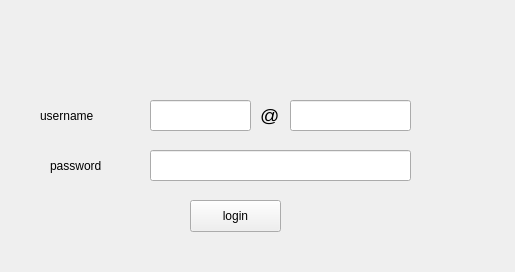
<?xml version="1.0" encoding="UTF-8"?>
<ui version="4.0">
 <class>MainWindow</class>
 <widget class="QWidget" name="MainWindow">
  <property name="geometry">
   <rect>
    <x>0</x>
    <y>0</y>
    <width>515</width>
    <height>272</height>
   </rect>
  </property>
  <property name="windowTitle">
   <string>Form</string>
  </property>
  <widget class="QLabel" name="label">
   <property name="geometry">
    <rect>
     <x>40</x>
     <y>100</y>
     <width>101</width>
     <height>31</height>
    </rect>
   </property>
   <property name="text">
    <string>username</string>
   </property>
  </widget>
  <widget class="QLabel" name="label_2">
   <property name="geometry">
    <rect>
     <x>50</x>
     <y>150</y>
     <width>91</width>
     <height>31</height>
    </rect>
   </property>
   <property name="text">
    <string>password</string>
   </property>
  </widget>
  <widget class="QPushButton" name="loginB">
   <property name="geometry">
    <rect>
     <x>190</x>
     <y>200</y>
     <width>91</width>
     <height>32</height>
    </rect>
   </property>
   <property name="text">
    <string>login</string>
   </property>
  </widget>
  <widget class="QLineEdit" name="username">
   <property name="geometry">
    <rect>
     <x>150</x>
     <y>100</y>
     <width>101</width>
     <height>31</height>
    </rect>
   </property>
   <property name="text">
    <string/>
   </property>
   <property name="placeholderText">
    <string/>
   </property>
  </widget>
  <widget class="QLineEdit" name="password">
   <property name="geometry">
    <rect>
     <x>150</x>
     <y>150</y>
     <width>261</width>
     <height>31</height>
    </rect>
   </property>
   <property name="text">
    <string/>
   </property>
   <property name="echoMode">
    <enum>QLineEdit::Password</enum>
   </property>
   <property name="placeholderText">
    <string/>
   </property>
  </widget>
  <widget class="QLineEdit" name="domain">
   <property name="geometry">
    <rect>
     <x>290</x>
     <y>100</y>
     <width>121</width>
     <height>31</height>
    </rect>
   </property>
   <property name="text">
    <string/>
   </property>
   <property name="placeholderText">
    <string/>
   </property>
  </widget>
  <widget class="QLabel" name="label_3">
   <property name="geometry">
    <rect>
     <x>260</x>
     <y>100</y>
     <width>21</width>
     <height>31</height>
    </rect>
   </property>
   <property name="font">
    <font>
     <pointsize>14</pointsize>
    </font>
   </property>
   <property name="text">
    <string>@</string>
   </property>
  </widget>
  <zorder>label</zorder>
  <zorder>label_2</zorder>
  <zorder>loginB</zorder>
  <zorder>username</zorder>
  <zorder>password</zorder>
  <zorder>label_3</zorder>
  <zorder>domain</zorder>
 </widget>
 <resources/>
 <connections/>
</ui>
